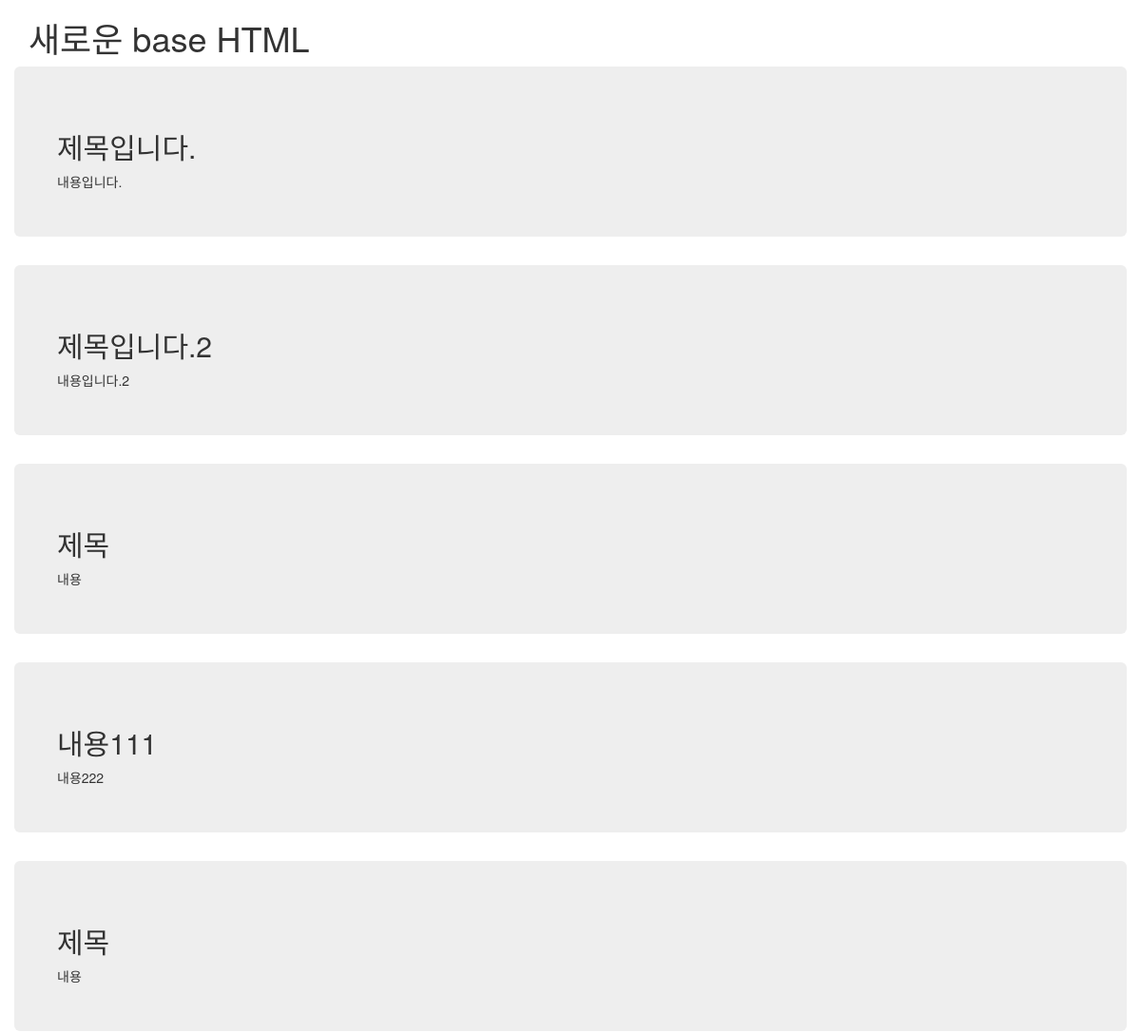
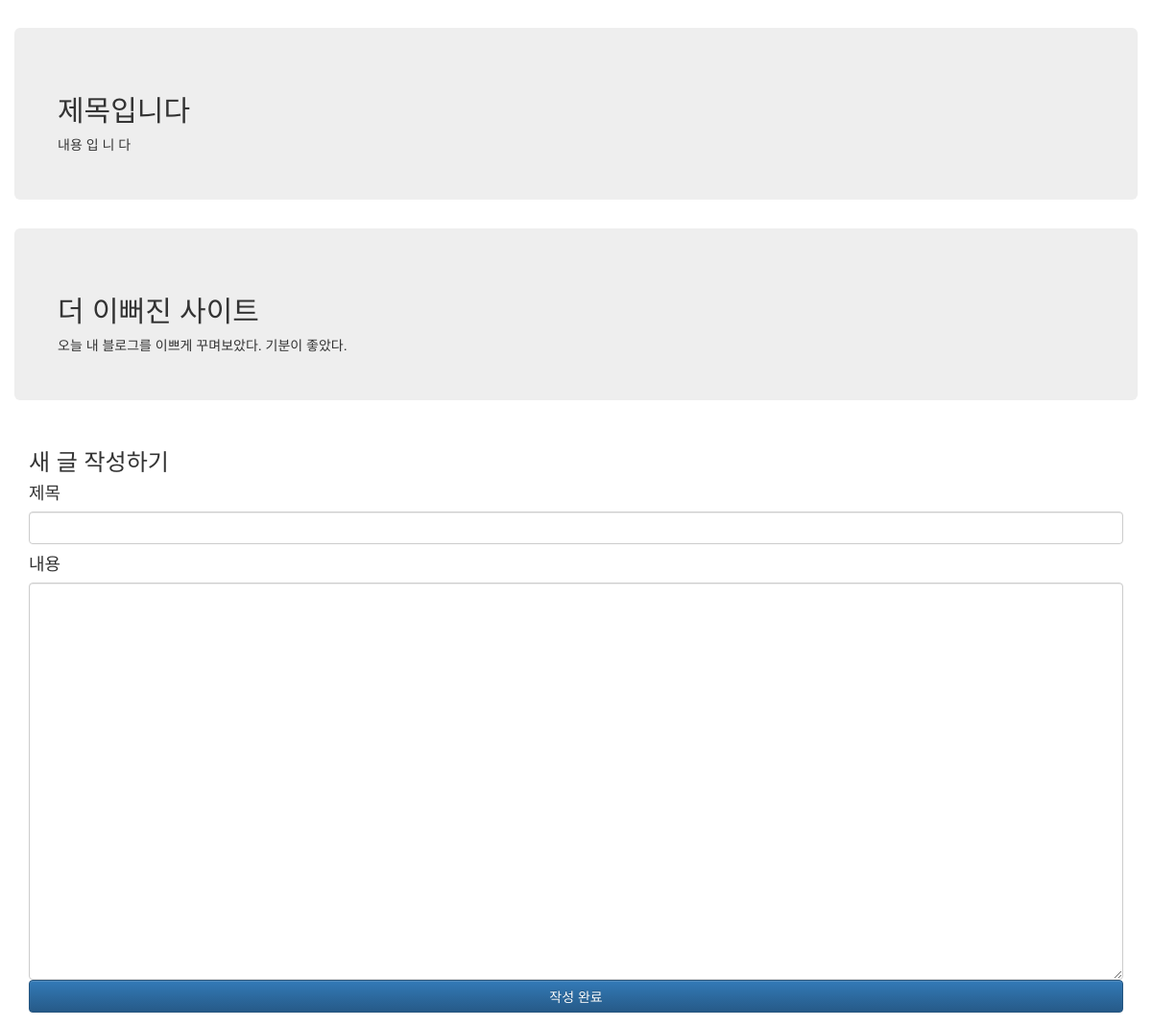
Page /post/ on the committed database (2 pictures, top to bottom).
### blog/models.py (models this page shows, shortened)
class Post(models.Model):
    title = models.CharField(max_length=50)
    content = models.TextField()

### blog/views.py (the view)
# urls.py: path('', views.post, name='post')
def post(request):
    if request.method == "POST":
        title = request.POST['title']
        content = request.POST['content']
        Post.objects.create(title=title, content=content)
        return redirect('post')
    posts = Post.objects.all()
    return render(
        request,
        'post/post_list.html',
        {'posts' : posts}
    )

### blog/templates/post/post_list.html (shortened to what this page needs)
{% extends 'base.html' %}
{% block content %}
<div class="row">
{% for post in posts %}
    <div class="jumbotron">
        <div class="row">
            <h2> {{ post.title }} </h2>
        </div>
        <div class="row">
            {{ post.content }}
        </div>
    </div>
{% endfor %}
</div>
<h3>새 글 작성하기</h3>
<form action="{% url 'post'%}" method="POST">
    <h4>제목</h4>
    <input class="form-control" name="title" type='text'>
    <h4>내용</h4>
    <textarea class="form-control" name="content" type="text" rows="20">
    </textarea>
    <button class="btn btn-primary btn-block" type="submit">작성 완료</button>
</form>
{% endblock %}

### templates/base.html (shortened to what this page needs)
<html>
    <head>
        <link rel="stylesheet" href="https://maxcdn.bootstrapcdn.com/bootstrap/3.3.2/css/bootstrap.min.css">
        <link rel="stylesheet" href="https://maxcdn.bootstrapcdn.com/bootstrap/3.3.2/css/bootstrap-theme.min.css">
    </head>
    <body>
        <div class="container">
            <h1> 새로운 base HTML </h1>
            {% block content %}
            {% endblock %}
        </div>
    </body>
</html>

### rows in the picture
Post: title "제목입니다.", content "내용입니다."
Post: title "제목입니다.2", content "내용입니다.2"
Post: title "제목", content "내용"
Post: title "내용111", content "내용222"
Post: title "제목", content "내용"
Post: title "제목입니다", content "내용 입 니 다"
Post: title "더 이뻐진 사이트", content "오늘 내 블로그를 이쁘게 꾸며보았다. 기분이 좋았다."
